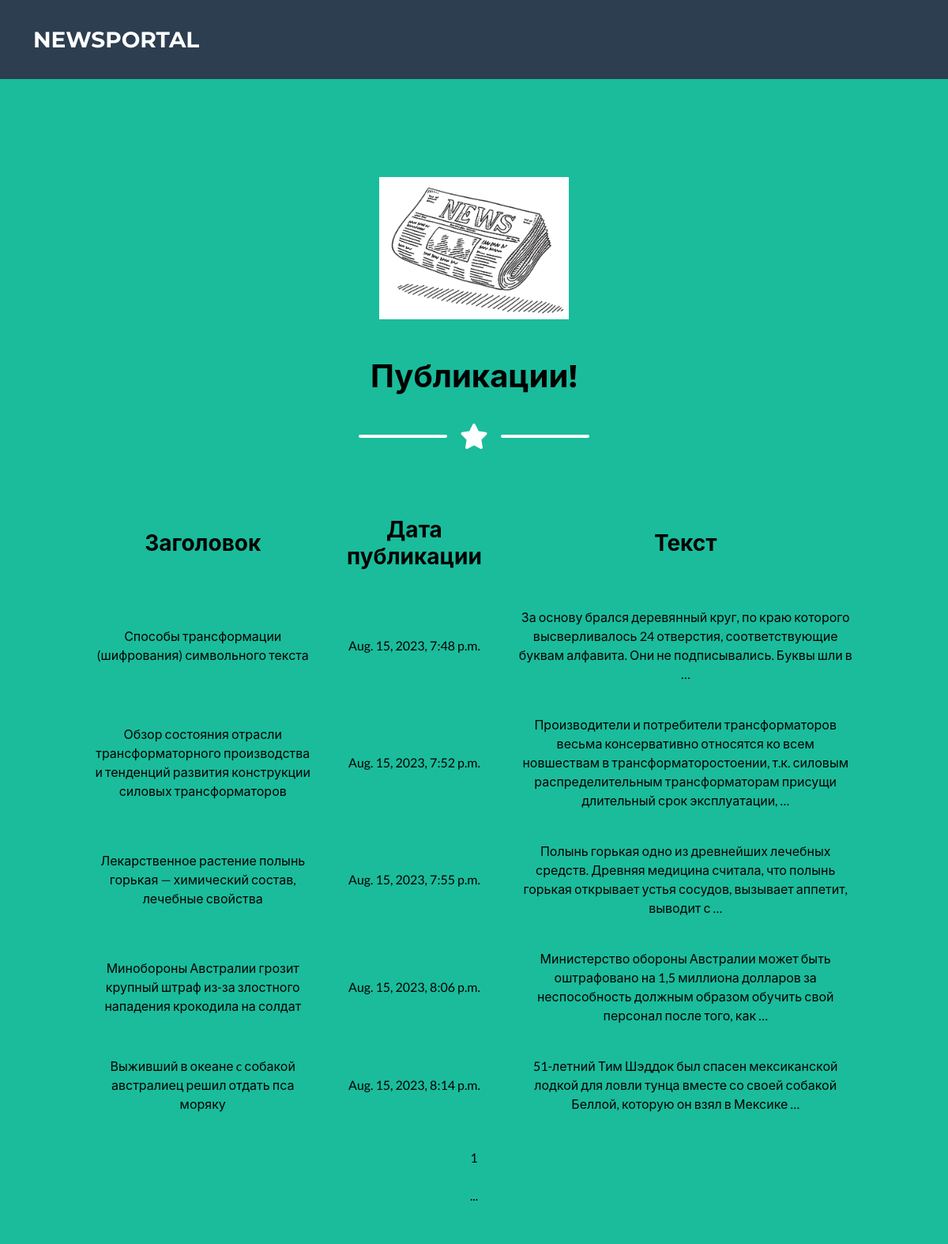
Page /news/ on the committed database.
### NewsPortal/models.py (models this page shows, shortened)
class Post(models.Model):
    author = models.ForeignKey(Author, on_delete=models.CASCADE)
    choice = models.CharField(max_length=1, choices=CHOICE, default=news, db_column='Type_post')
    dtime_p = models.DateTimeField(auto_now_add=True, db_column='datetime_post')
    category = models.ManyToManyField(Category, through='PostCategory')
    title = models.CharField(max_length=255)
    text_p = models.TextField(db_column='text_post')
    rating_p = models.IntegerField(default=0, db_column='rating_post')

### NewsPortal/views.py (the view)
# urls.py: path('', NewsList.as_view(), name='list'),
class NewsList(ListView):
    queryset = Post.objects.filter().order_by('dtime_p').values('title', 'dtime_p', 'text_p')
    template_name = 'news.html'
    context_object_name = 'list'
    paginate_by = 5

### NewsPortal/config.py (called while the page is built)
def wordcensor_notisalpha(st: str):
    ind =0
    for s in st:
        if not s.isalpha():
            ind = st.index(s)
            break
    word = st[0:ind]
    if word in CENS_WORDS:
       return wordcensor(word)+st[ind]
    else: return st

### NewsPortal/templatetags/custom_filters.py (called while the page is built)
@register.filter()
def censor(value:str):
    if type(value) is str:   #try
        val = value.split()
        for i in range(len(val)):
            if not val[i].isalpha(): val[i] = wordcensor_notisalpha(val[i])
            if val[i] in CENS_WORDS:
                val[i] = wordcensor(val[i])
        return ' '.join(val)
    else:                   #except
        raise TypeError('Переменная должна быть типа str')

### NewsPortal/templatetags/custom_tags.py (called while the page is built)
@register.simple_tag(takes_context=True)
def url_replace(context, **kwargs):
    d = context['request'].GET.copy()
    for k, v in kwargs.items():
        d[k] = v
    return d.urlencode()

### templates/news.html (shortened to what this page needs)
{% extends 'flatpages/default.html' %}
{% load custom_filters %}
{% load custom_tags %}
{% block name %}
<h1>Публикации!</h1>
{% endblock name %}
{% block content %}
{% if list %}
  <table width="1000" cellspacing="5" cellpadding="20" border="0.1">
      <tr>
          <td><h3>Заголовок</h3></td>
          <td><h3>Дата публикации</h3></td>
          <td><h3>Текст</h3></td>
      </tr>
      {% for new in list %}
      <tr>
          <td>{{ new.title|censor }}</td>
          <td>{{ new.dtime_p }}</td>
          <td>{{ new.text_p|truncatewords:20|censor }}</td>
      </tr>
      {% endfor %}
  </table>
{% else %}
<h1>Новостей нет!</h1>
{% endif %}
<br>
   {{ page_obj.number }}
   {% if page_obj.has_next %}
       <a href="?{% url_replace page=page_obj.next_page_number %}">{{ page_obj.next_page_number }}</a>
       {% if paginator.num_pages != page_obj.next_page_number %}
           ...
           <a href="?{% url_replace page=page_obj.paginator.num_pages %}">{{ page_obj.paginator.num_pages }}</a>
       {% endif %}
   {% endif %}
{% endblock content %}

### rows in the picture
Post: title|censor "Способы трансформации (шифрования) символьного текста", dtime_p "Aug. 15, 2023, 7:48 p.m.", text_p|censor "За основу брался деревянный круг, по краю которого высверливалось 24 отверстия, соответствующие буквам алфавита. Они не подписывались. Буквы шли в …"
Post: title|censor "Обзор состояния отрасли трансформаторного производства и тенденций развития конструкции силовых трансформаторов", dtime_p "Aug. 15, 2023, 7:52 p.m.", text_p|censor "Производители и потребители трансформаторов весьма консервативно относятся ко всем новшествам в трансформаторостоении, т.к. силовым распределительным трансформаторам присущи длительный срок эксплуатации, …"
Post: title|censor "Лекарственное растение полынь горькая — химический состав, лечебные свойства", dtime_p "Aug. 15, 2023, 7:55 p.m.", text_p|censor "Полынь горькая одно из древнейших лечебных средств. Древняя медицина считала, что полынь горькая открывает устья сосудов, вызывает аппетит, выводит с …"
Post: title|censor "Минобороны Австралии грозит крупный штраф из-за злостного нападения крокодила на солдат", dtime_p "Aug. 15, 2023, 8:06 p.m.", text_p|censor "Министерство обороны Австралии может быть оштрафовано на 1,5 миллиона долларов за неспособность должным образом обучить свой персонал после того, как …"
Post: title|censor "Выживший в океане c собакой австралиец решил отдать пса моряку", dtime_p "Aug. 15, 2023, 8:14 p.m.", text_p|censor "51-летний Тим Шэддок был спасен мексиканской лодкой для ловли тунца вместе со своей собакой Беллой, которую он взял в Мексике …"

### other values in the picture
{{ page_obj.number }} "1"
